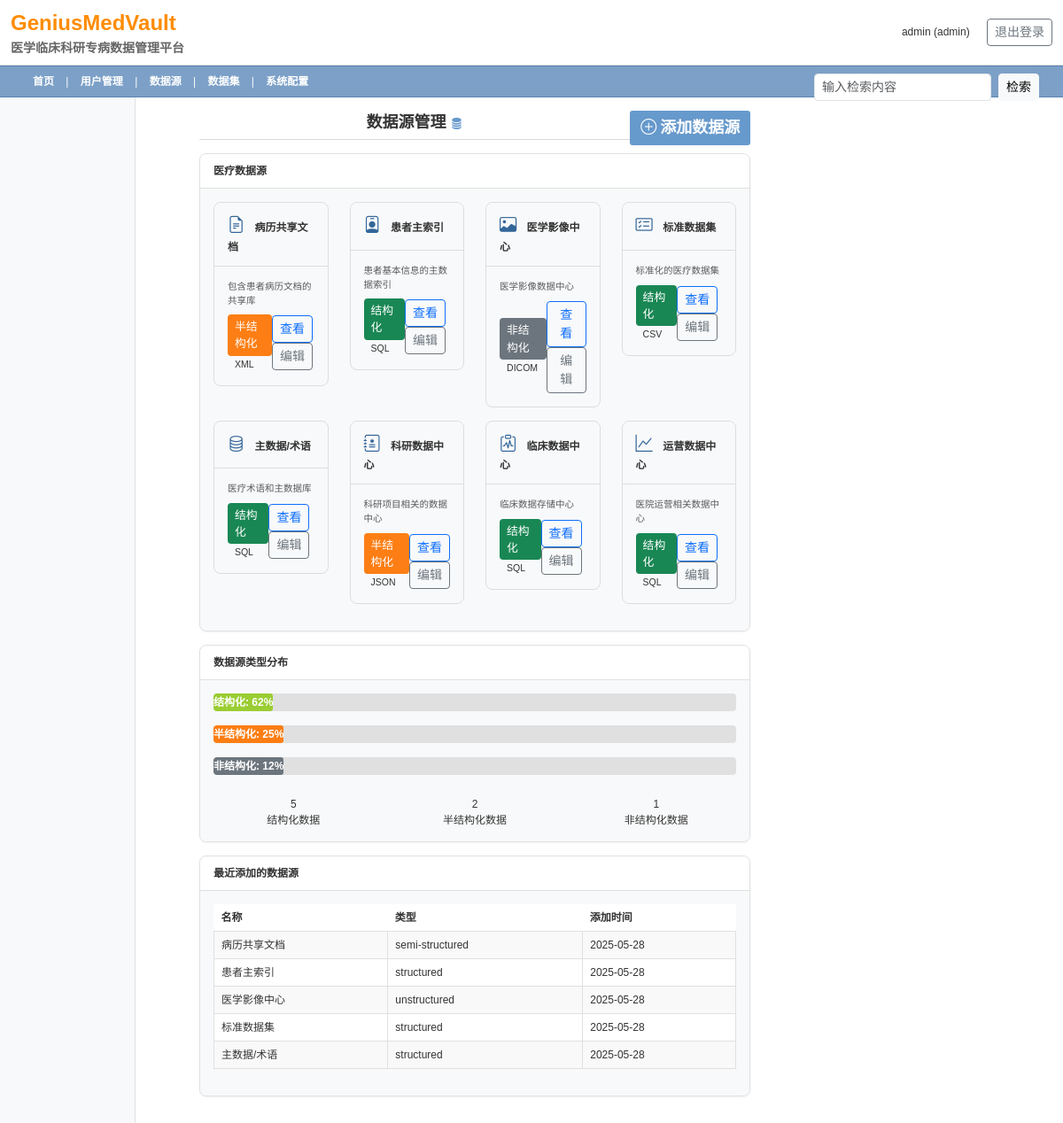
The app's page /admin/data_sources (signed in) with its own data.
### app.py (models this page shows, shortened)
class User(UserMixin, db.Model):
    id = db.Column(db.Integer, primary_key=True)
    username = db.Column(db.String(100), unique=True, nullable=False)
    email = db.Column(db.String(100), unique=True, nullable=False)
    password_hash = db.Column(db.String(200), nullable=False)
    role = db.Column(db.String(20), nullable=False, default='doctor')  # 'admin' or 'doctor'
    created_at = db.Column(db.DateTime, default=datetime.utcnow)
    name = db.Column(db.String(100))
    gender = db.Column(db.String(10))  # 性别：男/女
    title = db.Column(db.String(100))
    department = db.Column(db.String(100))
    professional_title = db.Column(db.String(50))
    doctor_id = db.Column(db.String(50))
    phone = db.Column(db.String(20))
    center_name = db.Column(db.String(100))
    institution = db.Column(db.String(100))
    avatar = db.Column(db.String(200))
    password_updated_at = db.Column(db.DateTime, default=datetime.utcnow)
    last_login = db.Column(db.DateTime, default=datetime.utcnow)

class DataSource(db.Model):
    id = db.Column(db.Integer, primary_key=True)
    name = db.Column(db.String(100), nullable=False)
    source_type = db.Column(db.String(50), nullable=False)  # structured, semi-structured, unstructured
    format = db.Column(db.String(50), nullable=False)  # HL7, DICOM, JSON, etc.
    description = db.Column(db.Text)
    created_at = db.Column(db.DateTime, default=datetime.utcnow)
    created_by = db.Column(db.Integer, db.ForeignKey('user.id'))
    file_path = db.Column(db.String(500))

### app.py (the view, shortened to what this page needs)
@app.route('/admin/data_sources')
@login_required
@admin_required
def data_sources():
    sources = DataSource.query.all()
    recent_sources = DataSource.query.order_by(DataSource.created_at.desc()).limit(5).all()
    return render_template('admin/data_sources.html', sources=sources, recent_sources=recent_sources)

### templates/admin/data_sources.html (shortened to what this page needs)
{% extends "clinical_base.html" %}
{% block content %}
<div class="dashboard-container">
    <div class="content-title text-center">
        数据源管理 <i class="bi bi-database-fill info-icon"></i>
        <div class="float-end">
            <a href="{{ url_for('add_data_source') }}" class="clinical-button">
                <i class="bi bi-plus-circle me-1"></i>添加数据源
            </a>
        </div>
    </div>
    <div class="dashboard-grid">
        <div class="clinical-info-box dashboard-box" style="flex: 1 1 100%;">
            <div class="info-box-title">
                医疗数据源
            </div>
            <div class="info-box-content">
                {% if sources %}
                <div class="row">
                    {% for source in sources %}
                    <div class="col-md-6 col-lg-3">
                        <div class="data-source-card">
                            <div class="data-source-header">
                                {% if "病历" in source.name %}
                                    <i class="bi bi-file-earmark-text data-source-icon"></i>
                                {% elif "患者" in source.name %}
                                    <i class="bi bi-person-badge data-source-icon"></i>
                                {% elif "影像" in source.name %}
                                    <i class="bi bi-image data-source-icon"></i>
                                {% elif "标准数据集" in source.name %}
                                    <i class="bi bi-card-checklist data-source-icon"></i>
                                {% elif "主数据" in source.name or "术语" in source.name %}
                                    <i class="bi bi-database data-source-icon"></i>
                                {% elif "科研" in source.name %}
                                    <i class="bi bi-journal-medical data-source-icon"></i>
                                {% elif "临床" in source.name %}
                                    <i class="bi bi-clipboard-pulse data-source-icon"></i>
                                {% elif "运营" in source.name %}
                                    <i class="bi bi-graph-up data-source-icon"></i>
                                {% else %}
                                    <i class="bi bi-database-fill-gear data-source-icon"></i>
                                {% endif %}
                                {{ source.name }}
                            </div>
                            <div class="data-source-body">
                                <p class="small text-muted mb-2">{{ source.description }}</p>
                                <div class="d-flex justify-content-between align-items-center">
                                    <div>
                                        {% if source.source_type == 'structured' %}
                                            <span class="data-type-badge bg-success">结构化</span>
                                        {% elif source.source_type == 'semi-structured' %}
                                            <span class="data-type-badge" style="background-color: #fd7e14;">半结构化</span>
                                        {% else %}
                                            <span class="data-type-badge bg-secondary">非结构化</span>
                                        {% endif %}
                                        <small class="ms-2">{{ source.format }}</small>
                                    </div>
                                    <div>
                                        <a href="{{ url_for('view_data_source', source_id=source.id) }}" class="btn btn-sm btn-outline-primary">查看</a>
                                        <a href="{{ url_for('edit_data_source', source_id=source.id) }}" class="btn btn-sm btn-outline-secondary">编辑</a>
                                    </div>
                                </div>
                            </div>
                        </div>
                    </div>
                    {% endfor %}
                </div>
                {% endif %}
            </div>
        </div>
        <div class="clinical-info-box dashboard-box">
            <div class="info-box-title">
                数据源类型分布
            </div>
            <div class="info-box-content">
                {% set structured_count = sources|selectattr('source_type', 'equalto', 'structured')|list|length %}
                {% set semi_structured_count = sources|selectattr('source_type', 'equalto', 'semi-structured')|list|length %}
                {% set unstructured_count = sources|selectattr('source_type', 'equalto', 'unstructured')|list|length %}
                {% set total_count = sources|length %}
                {% if total_count > 0 %}
                    {% set structured_percent = (structured_count / total_count * 100)|round|int %}
                    {% set semi_structured_percent = (semi_structured_count / total_count * 100)|round|int %}
                    {% set unstructured_percent = (unstructured_count / total_count * 100)|round|int %}
                {% else %}
                    {% set structured_percent = 0 %}
                    {% set semi_structured_percent = 0 %}
                    {% set unstructured_percent = 0 %}
                {% endif %}
                <div class="enrollment-progress mb-3">
                    <div class="enrollment-bar" id="structured-bar">
                        结构化: {{ structured_percent }}%
                    </div>
                </div>
                <div class="enrollment-progress mb-3">
                    <div class="enrollment-bar enrollment-bar-semi" id="semi-structured-bar">
                        半结构化: {{ semi_structured_percent }}%
                    </div>
                </div>
                <div class="enrollment-progress mb-3">
                    <div class="enrollment-bar enrollment-bar-un" id="unstructured-bar">
                        非结构化: {{ unstructured_percent }}%
                    </div>
                </div>
                <div class="text-center mt-4">
                    <div class="row">
                        <div class="col-md-4">
                            <div class="stat-box">
                                <div class="stat-value">{{ structured_count }}</div>
                                <div class="stat-label">结构化数据</div>
                            </div>
                        </div>
                        <div class="col-md-4">
                            <div class="stat-box">
                                <div class="stat-value">{{ semi_structured_count }}</div>
                                <div class="stat-label">半结构化数据</div>
                            </div>
                        </div>
                        <div class="col-md-4">
                            <div class="stat-box">
                                <div class="stat-value">{{ unstructured_count }}</div>
                                <div class="stat-label">非结构化数据</div>
                            </div>
                        </div>
                    </div>
                </div>
            </div>
        </div>
        <div class="clinical-info-box dashboard-box">
            <div class="info-box-title">
                最近添加的数据源
            </div>
            <div class="info-box-content">
                {% if recent_sources %}
                <table class="clinical-table">
                    <thead>
                        <tr>
                            <th>名称</th>
                            <th>类型</th>
                            <th>添加时间</th>
                        </tr>
                    </thead>
                    <tbody>
                        {% for source in recent_sources %}
                        <tr>
                            <td>{{ source.name }}</td>
                            <td>{{ source.source_type }}</td>
                            <td>{{ source.created_at.strftime('%Y-%m-%d') }}</td>
                        </tr>
                        {% endfor %}
                    </tbody>
                </table>
                {% else %}
                <p class="text-center p-3">暂无数据</p>
                {% endif %}
            </div>
        </div>
    </div>
</div>
{% endblock %}

### templates/clinical_base.html (shortened to what this page needs)
<!DOCTYPE html>
<html lang="zh-CN">
<head>
    <link href="https://cdn.jsdelivr.net/npm/bootstrap@5.3.0/dist/css/bootstrap.min.css" rel="stylesheet">
    <link rel="stylesheet" href="https://cdn.jsdelivr.net/npm/bootstrap-icons@1.11.0/font/bootstrap-icons.css">
    <link rel="stylesheet" href="{{ url_for('static', filename='css/clinical_theme.css') }}">
</head>
<body>
    <header class="clinical-header py-2">
        <div class="container-fluid">
            <div class="row align-items-center">
                <div class="col-md-6">
                    <div class="clinical-brand">
                        <span style="color: #FF8C00;">GeniusMedVault</span>
                        <span class="clinical-brand-subtitle">医学临床科研专病数据管理平台</span>
                    </div>
                </div>
                <div class="col-md-6 text-end">
                    {% if current_user.is_authenticated %}
                        <span class="me-3">{{ current_user.role }} ({{ current_user.username }})</span>
                        <a href="{{ url_for('logout') }}" class="btn btn-sm btn-outline-secondary">退出登录</a>
                    {% endif %}
                </div>
            </div>
        </div>
    </header>
    <nav class="clinical-navbar">
        <div class="container-fluid">
            {% if current_user.is_authenticated %}
                {% if current_user.role == 'admin' %}
                    <a href="{{ url_for('admin_dashboard') }}">首页</a> |
                    <a href="{{ url_for('user_management') }}">用户管理</a> |
                    <a href="{{ url_for('data_sources') }}">数据源</a> |
                    <a href="{{ url_for('datasets') }}">数据集</a> |
                    <a href="{{ url_for('system_config') }}">系统配置</a>
                {% endif %}
            {% endif %}
            <div class="clinical-search-box">
                <form class="d-flex">
                    <input type="text" placeholder="输入检索内容" class="form-control form-control-sm me-2" style="width: 200px;">
                    <button type="submit" class="btn btn-sm btn-light">检索</button>
                </form>
            </div>
        </div>
    </nav>
    <div class="container-fluid clinical-main-container">
        <div class="row">
            <div class="col-md-2 col-lg-2 clinical-sidebar">
            </div>
            <div class="col-md-10 col-lg-10 clinical-content">
                {% block content %}{% endblock %}
            </div>
        </div>
    </div>
</body>
</html>

### records on screen
User: role "admin", username "admin"
DataSource: name "病历共享文档", description "包含患者病历文档的共享库", shows "半结构化", format "XML", source_type "semi-structured", created_at "2025-05-28"
DataSource: name "患者主索引", description "患者基本信息的主数据索引", shows "结构化", format "SQL", source_type "structured", created_at "2025-05-28"
DataSource: name "医学影像中心", description "医学影像数据中心", shows "非结构化", format "DICOM", source_type "unstructured", created_at "2025-05-28"
DataSource: name "标准数据集", description "标准化的医疗数据集", shows "结构化", format "CSV", source_type "structured", created_at "2025-05-28"
DataSource: name "主数据/术语", description "医疗术语和主数据库", shows "结构化", format "SQL", source_type "structured", created_at "2025-05-28"
DataSource: name "科研数据中心", description "科研项目相关的数据中心", source_type "半结构化", format "JSON"
DataSource: name "临床数据中心", description "临床数据存储中心", source_type "结构化", format "SQL"
DataSource: name "运营数据中心", description "医院运营相关数据中心", source_type "结构化", format "SQL"

### other values on screen
{{ structured_percent }} "62"
{{ semi_structured_percent }} "25"
{{ unstructured_percent }} "12"
{{ structured_count }} "5"
{{ semi_structured_count }} "2"
{{ unstructured_count }} "1"
